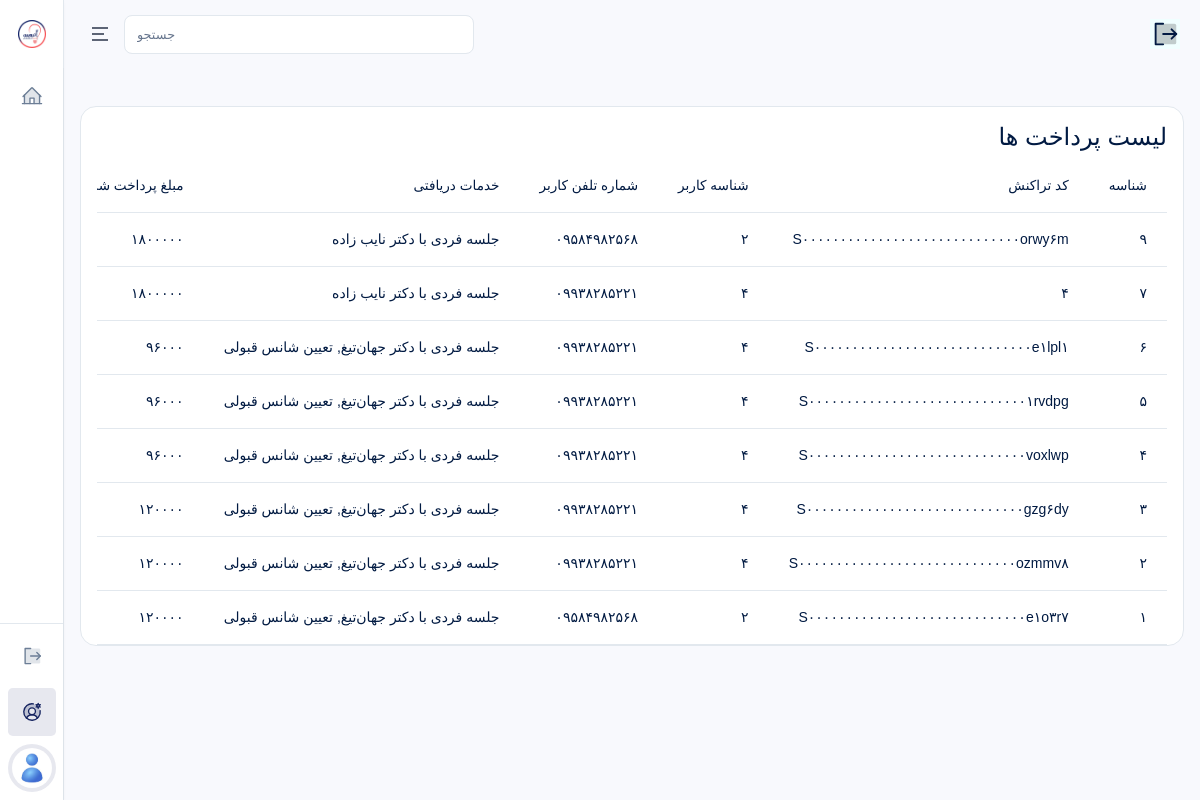
The app's page /accounts/admins/payments/ (signed in), older data.
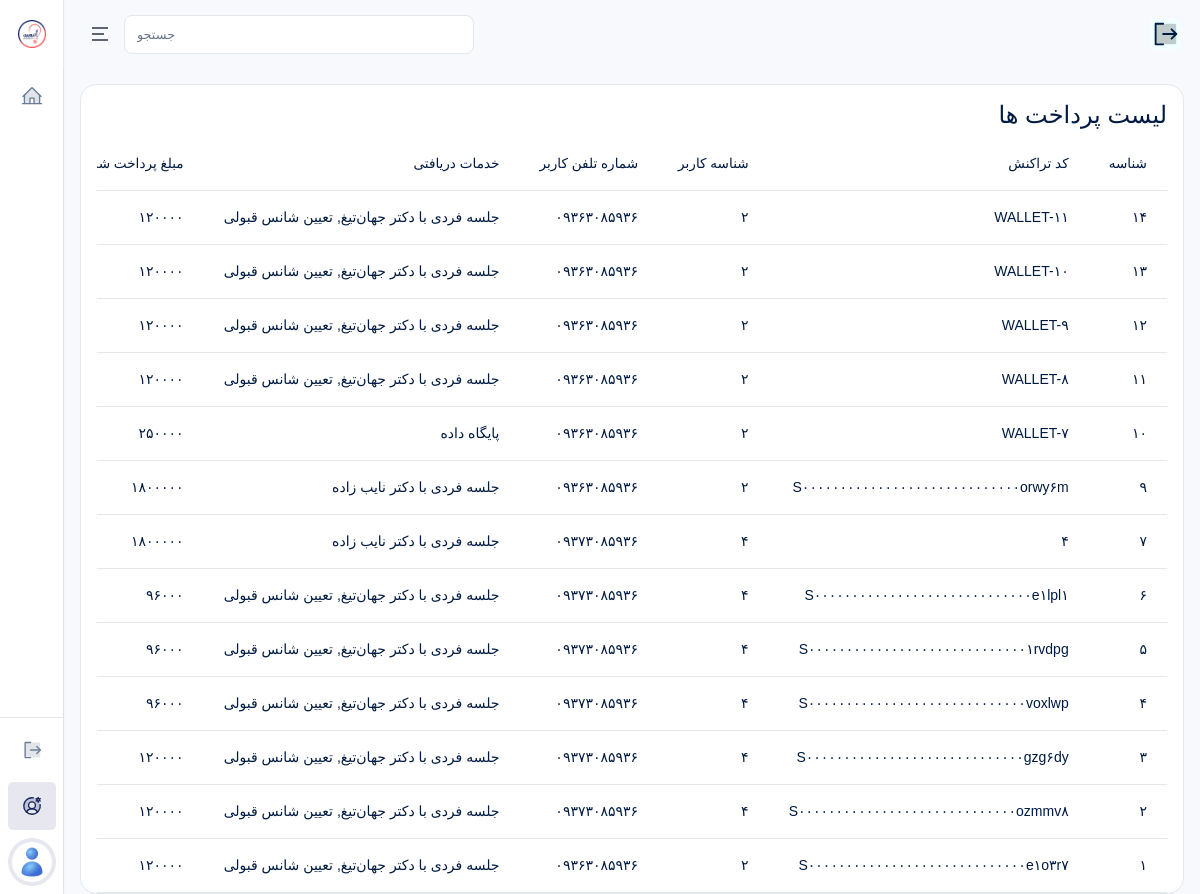
The same page, newer data.
### payments/models.py (models this page shows, shortened)
class Payment(models.Model):
    order = models.ForeignKey(
        PackageRequest,
        on_delete=models.CASCADE,
        related_name="order"
    )
    amount = models.DecimalField(
        max_digits=12,
        decimal_places=0
    )
    authority = models.CharField(
        max_length=100,
        unique=True
    )
    ref_id = models.CharField(
        max_length=100,
        blank=True
    )
    gateway = models.CharField(
        max_length=50,
        default="zarinpal"
    )
    status = models.CharField(
        max_length=20,
        choices=PaymentStatus.choices,
        default=PaymentStatus.INIT
    )
    created_at = models.DateTimeField(auto_now_add=True)
    paid_at = models.DateTimeField(
        null=True,
        blank=True
    )
    tracking_code = models.CharField(
        max_length=100,
        blank=True
    )
    provider = models.CharField(
        max_length=20,
        choices=PaymentProvider.choices,
        default=PaymentProvider.ZARINPAL
    )
    kiani_id = models.BigIntegerField(
        null=True,
        blank=True
    )
    wallet_amount = models.DecimalField(
        max_digits=12,
        decimal_places=0,
        default=0
    )
    gateway_amount = models.DecimalField(
        max_digits=12,
        decimal_places=0,
        default=0
    )
    class Meta:
        verbose_name = "فاکتور پرداخت"
        verbose_name_plural = "فاکتور های پرداخت"
        ordering = ["-id"]

class PackageRequest(models.Model):
    student = models.ForeignKey(
        Student,
        on_delete=models.CASCADE,
        related_name="student_packege_requests",
        verbose_name="داوطلب"
    )
    package = models.ForeignKey(
        Package,
        on_delete=models.CASCADE,
        related_name="packege_requests",
        verbose_name="پلن"
    )
    final_price = models.DecimalField(
        max_digits=12,
        decimal_places=0,
        default=0,
        verbose_name="مبلغ نهایی"
    )
    discount_code = models.ForeignKey(
        DiscountCode,
        null=True,
        blank=True,
        on_delete=models.SET_NULL,
        related_name="orders"
    )
    discount_amount = models.DecimalField(
        max_digits=12,
        decimal_places=0,
        default=0
    )
    paid = models.BooleanField(default=False)
    created_at = models.DateTimeField(auto_now_add=True)
    class Meta:
        verbose_name = "درخواست پلن"
        verbose_name_plural = "درخواست های پلن"
        ordering = ["-id"]

class Package(models.Model):
    SERVICE_CHOICES = (
        ("1", "جلسه فردی با دکتر نایب زاده"),
        ("2", "جلسه فردی با دکتر جهان‌تیغ"),
        ("3", "تحلیل شخصیت"),
        ("4", "تعیین شانس قبولی"),
        ("5", "پایگاه داده"),
    )
    TYPE_CHOICES = (
        ("1", "برنزی"),
        ("2", "نقره ایی"),
        ("3", "طلایی"),
    )
    name = models.CharField(
        max_length=200,
        verbose_name="نام"
    )
    service = MultiSelectField(
        max_length=100,
        choices=SERVICE_CHOICES,
        verbose_name="خدمات"
    )
    type = models.CharField(
        max_length=1,
        choices=TYPE_CHOICES,
        verbose_name="نوع پکیج"
    )
    content = CKEditor5Field(
        "معرفی و توضیحات",
        config_name="default",
        null=True,
        blank=True
    )
    price_before_discount = models.DecimalField(
        max_digits=12,
        decimal_places=0,
        verbose_name="قیمت قبل از تخفیف (اختیاری)",
        null=True,
        blank=True
    )
    total_price = models.DecimalField(
        max_digits=12,
        decimal_places=0,
        verbose_name="قیمت به تومان"
    )
    is_public = models.BooleanField(
        default=True,
        verbose_name="نمایش عمومی"
    )
    class Meta:
        verbose_name = "پلن"
        verbose_name_plural = "پلن ها"
        ordering = ["-id"]

### accounts/models.py (models this page shows, shortened)
class Student(models.Model):
    user = models.OneToOneField(User, on_delete=models.CASCADE, related_name="user_student", verbose_name="کاربر")
    a_completed = models.BooleanField(default=False)
    b_completed = models.BooleanField(default=False)
    class Meta:
        verbose_name = "داوطلب"
        verbose_name_plural = "داوطلبان"
        ordering = ["-id"]

class User(AbstractUser):
    ROLE_CHOICES = (
        ("super_admin", "مدیرکل"),
        ("supervisor", "ناظر"),
        ("consultant", "مشاور"),
        ("student", "داوطلب"),
    )
    role = models.CharField(max_length=30, choices=ROLE_CHOICES, verbose_name="نقش")
    mobile = models.CharField(max_length=15, blank=True, unique=True, verbose_name="شماره موبایل")
    avatar = models.ImageField(upload_to="avatars/", blank=True, null=True, verbose_name="تصویر پروفایل")
    is_suspended = models.BooleanField(default=False, verbose_name="تعلیق شده")
    suspension_reason = models.TextField(blank=True, verbose_name="دلیل تعلیق")
    is_limited = models.BooleanField(default=False, verbose_name="دسترسی محدود (برای مدیرکل)")
    class Meta:
        verbose_name = "کاربر"
        verbose_name_plural = "کاربران"
        ordering = ["-id"]

### accounts/views.py (the view)
# urls.py: path("admins/payments/", AllPaymentListView.as_view(), name="all_payment_list"),
class AllPaymentListView(RoleRequiredMixin, SuperAdminSidebarContextMixin, ListView):
    allowed_roles = ["super_admin"]
    model = Payment
    template_name = "accounts/admins/payment_list.html"
    context_object_name = "payments"

### accounts/mixins.py (called while the page is built)
    def get_context_data(self, **kwargs):
        context = super().get_context_data(**kwargs)
        context.update({
            "PlansIntroductionCreated": PlansIntroduction.objects.first(),
            "CounselingIntroductionCreated": CounselingIntroduction.objects.first(),
            "EstimationIntroductionCreated": EstimationIntroduction.objects.first(),
            "ChoiceIntroductionCreated": ChoiceIntroduction.objects.first(),
            "LiveIntroductionCreated": LiveIntroduction.objects.first(),
            "AboutUsIntroductionCreated": AboutUsIntroduction.objects.first(),
            "DataIntroductionCreated": DataIntroduction.objects.first(),
        })
        return context

    def test_func(self):
        return (
            self.request.user.is_authenticated and
            self.request.user.role in self.allowed_roles and
            not self.request.user.is_suspended
        )

### templates/accounts/admins/payment_list.html (shortened to what this page needs)
{% extends 'bases/dashboard.html' %}
{% load static %}
{% block content %}
<div class="table-responsive" dir="rtl">
    <div class="card-header justify-content-between">
        <div class="card-title">
            <h4>
                لیست پرداخت ها
            </h4>
        </div>
    </div>
    <table class="table text-nowrap table-hover">
        <thead>
            <tr>
                <th scope="col">شناسه</th>
                <th scope="col">کد تراکنش</th>
                <th scope="col">شناسه کاربر</th>
                <th scope="col">شماره تلفن کاربر</th>
                <th scope="col">خدمات دریافتی</th>
                <th scope="col">مبلغ پرداخت شده (تومان)</th>
            </tr>
        </thead>
        <tbody>
            {% for payment in payments %}
            {% if payment.status != "INIT" %}
            <tr>
                <td>
                    {{ payment.id }}
                </td>
                <td>
                    {{ payment.authority }}
                </td>
                <td>
                    {{ payment.order.student.user.id }}
                </td>
                <td>
                    {{ payment.order.student.user.mobile }}
                </td>
                <td>
                    {{ payment.order.package.get_service_display }}
                </td>
                <td>
                    {{ payment.amount }}
                </td>
            </tr>
            {% endif %}
            {% empty %}
            <tr>
                <td colspan="8" style="text-align: center;">
                    موردی یافت نشد.
                </td>
            </tr>
            {% endfor %}
        </tbody>
    </table>
</div>
{% endblock %}

Row changes from the older to the newer data that the page shows:
added Payment: id "۱۴", authority "WALLET-۱۱", order.student.user.id "۲", order.student.user.mobile "۰۹۳۶۳۰۸۵۹۳۶", order.package.service "جلسه فردی با دکتر جهان‌تیغ, تعیین شانس قبولی", amount "۱۲۰۰۰۰"
added Payment: id "۱۳", authority "WALLET-۱۰", order.student.user.id "۲", order.student.user.mobile "۰۹۳۶۳۰۸۵۹۳۶", order.package.service "جلسه فردی با دکتر جهان‌تیغ, تعیین شانس قبولی", amount "۱۲۰۰۰۰"
added Payment: id "۱۲", authority "WALLET-۹", order.student.user.id "۲", order.student.user.mobile "۰۹۳۶۳۰۸۵۹۳۶", order.package.service "جلسه فردی با دکتر جهان‌تیغ, تعیین شانس قبولی", amount "۱۲۰۰۰۰"
added Payment: id "۱۱", authority "WALLET-۸", order.student.user.id "۲", order.student.user.mobile "۰۹۳۶۳۰۸۵۹۳۶", order.package.service "جلسه فردی با دکتر جهان‌تیغ, تعیین شانس قبولی", amount "۱۲۰۰۰۰"
added Payment: id "۱۰", authority "WALLET-۷", order.student.user.id "۲", order.student.user.mobile "۰۹۳۶۳۰۸۵۹۳۶", order.package.service "پایگاه داده", amount "۲۵۰۰۰۰"
changed through a linked row, Payment "S۰۰۰۰۰۰۰۰۰۰۰۰۰۰۰۰۰۰۰۰۰۰۰۰۰۰۰۰۰orwy۶m": order.student.user.mobile "۰۹۵۸۴۹۸۲۵۶۸" → "۰۹۳۶۳۰۸۵۹۳۶"
changed through a linked row, Payment (number 7 of 13 on the later page): order.student.user.mobile "۰۹۹۳۸۲۸۵۲۲۱" → "۰۹۳۷۳۰۸۵۹۳۶"
changed through a linked row, Payment "S۰۰۰۰۰۰۰۰۰۰۰۰۰۰۰۰۰۰۰۰۰۰۰۰۰۰۰۰۰e۱lpl۱": order.student.user.mobile "۰۹۹۳۸۲۸۵۲۲۱" → "۰۹۳۷۳۰۸۵۹۳۶"
changed through a linked row, Payment "S۰۰۰۰۰۰۰۰۰۰۰۰۰۰۰۰۰۰۰۰۰۰۰۰۰۰۰۰۰۱rvdpg": order.student.user.mobile "۰۹۹۳۸۲۸۵۲۲۱" → "۰۹۳۷۳۰۸۵۹۳۶"
changed through a linked row, Payment "S۰۰۰۰۰۰۰۰۰۰۰۰۰۰۰۰۰۰۰۰۰۰۰۰۰۰۰۰۰voxlwp": order.student.user.mobile "۰۹۹۳۸۲۸۵۲۲۱" → "۰۹۳۷۳۰۸۵۹۳۶"
changed through a linked row, Payment "S۰۰۰۰۰۰۰۰۰۰۰۰۰۰۰۰۰۰۰۰۰۰۰۰۰۰۰۰۰gzg۶dy": order.student.user.mobile "۰۹۹۳۸۲۸۵۲۲۱" → "۰۹۳۷۳۰۸۵۹۳۶"
changed through a linked row, Payment "S۰۰۰۰۰۰۰۰۰۰۰۰۰۰۰۰۰۰۰۰۰۰۰۰۰۰۰۰۰ozmmv۸": order.student.user.mobile "۰۹۹۳۸۲۸۵۲۲۱" → "۰۹۳۷۳۰۸۵۹۳۶"
changed through a linked row, Payment (number 13 of 13 on the later page): order.student.user.mobile "۰۹۵۸۴۹۸۲۵۶۸" → "۰۹۳۶۳۰۸۵۹۳۶"
